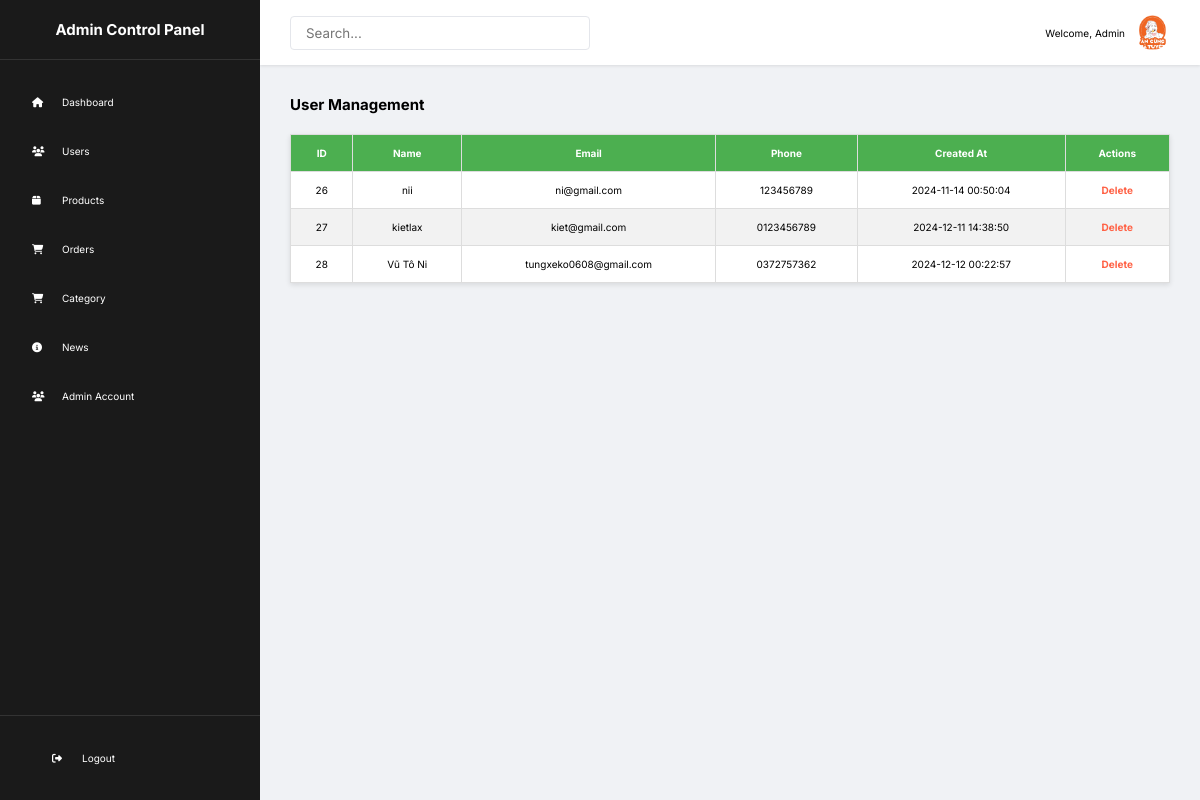
The app's page /admin/index.php?tab=user (signed in) with its own data.
### tables this page shows
CREATE TABLE `user` (
  `id` int NOT NULL,
  `name` varchar(255) NOT NULL,
  `email` varchar(255) NOT NULL,
  `phone` varchar(15) NOT NULL,
  `password` varchar(255) NOT NULL,
  `created_at` timestamp NOT NULL DEFAULT CURRENT_TIMESTAMP
);

### admin/tabs/user.php (the view, shortened to what this page needs)
<?php
include_once "../includes/db_connect.php";
$sql = "SELECT * FROM user";
$result = $conn->query($sql);
?>
<link rel="stylesheet" href="../../admin/assets/user.css">
<h2>User Management</h2>
<table border="1">
    <thead>
        <tr>
            <th>ID</th>
            <th>Name</th>
            <th>Email</th>
            <th>Phone</th>
            <th>Created At</th>
            <th>Actions</th>
        </tr>
    </thead>
    <tbody>
        <?php
        if ($result->num_rows > 0) {
            while ($user = $result->fetch_assoc()) {
                echo "<tr>";
                echo "<td>" . $user['id'] . "</td>";
                echo "<td>" . $user['name'] . "</td>";
                echo "<td>" . $user['email'] . "</td>";
                echo "<td>" . $user['phone'] . "</td>";
                echo "<td>" . $user['created_at'] . "</td>";
                echo "<td><a href='/admin/tabs/delete_user.php?id=" . $user['id'] . "' onclick='return confirm(\"Are you sure you want to delete this user?\")'>Delete</a></td>";
                echo "</tr>";
            }
        } else {
            echo "<tr><td colspan='6'>No users found</td></tr>";
        }
        ?>
    </tbody>
</table>

### admin/assets/style.css (style rules this page uses)
* { margin: 0; padding: 0; box-sizing: border-box; text-decoration: none; list-style: none; outline: none; }
html { scroll-behavior: smooth; scrollbar-width: none; font-family: "Inter", sans-serif; scrollbar-color: transparent; font-size: 62.5%; }
:root { --background-color: #fff; --text-color: #000; --beige-color: #f7ebe5; --gray-color: #ebebeb; --orange-color: #ee7910; --pink-color: #de2d8a; --red-color: #de2d13; }

### admin/assets/user.css (style rules this page uses)
table { width: 100%; margin: 20px auto; border-collapse: collapse; background-color: #fff; box-shadow: 0 2px 5px rgba(0, 0, 0, 0.1); }
th, td { padding: 12px; text-align: center; border: 1px solid #ddd; }
th { background-color: #4caf50; color: white; }
td a { color: #ff6347; text-decoration: none; font-weight: bold; }
tr:nth-child(even) { background-color: #f2f2f2; }

### records on screen
user: id "26", name "nii", email "ni@gmail.com", phone "123456789", created_at "2024-11-14 00:50:04"
user: id "27", name "kietlax", email "kiet@gmail.com", phone "0123456789", created_at "2024-12-11 14:38:50"
user: id "28", name "Vũ Tô Ni", email "tungxeko0608@gmail.com", phone "0372757362", created_at "2024-12-12 00:22:57"
